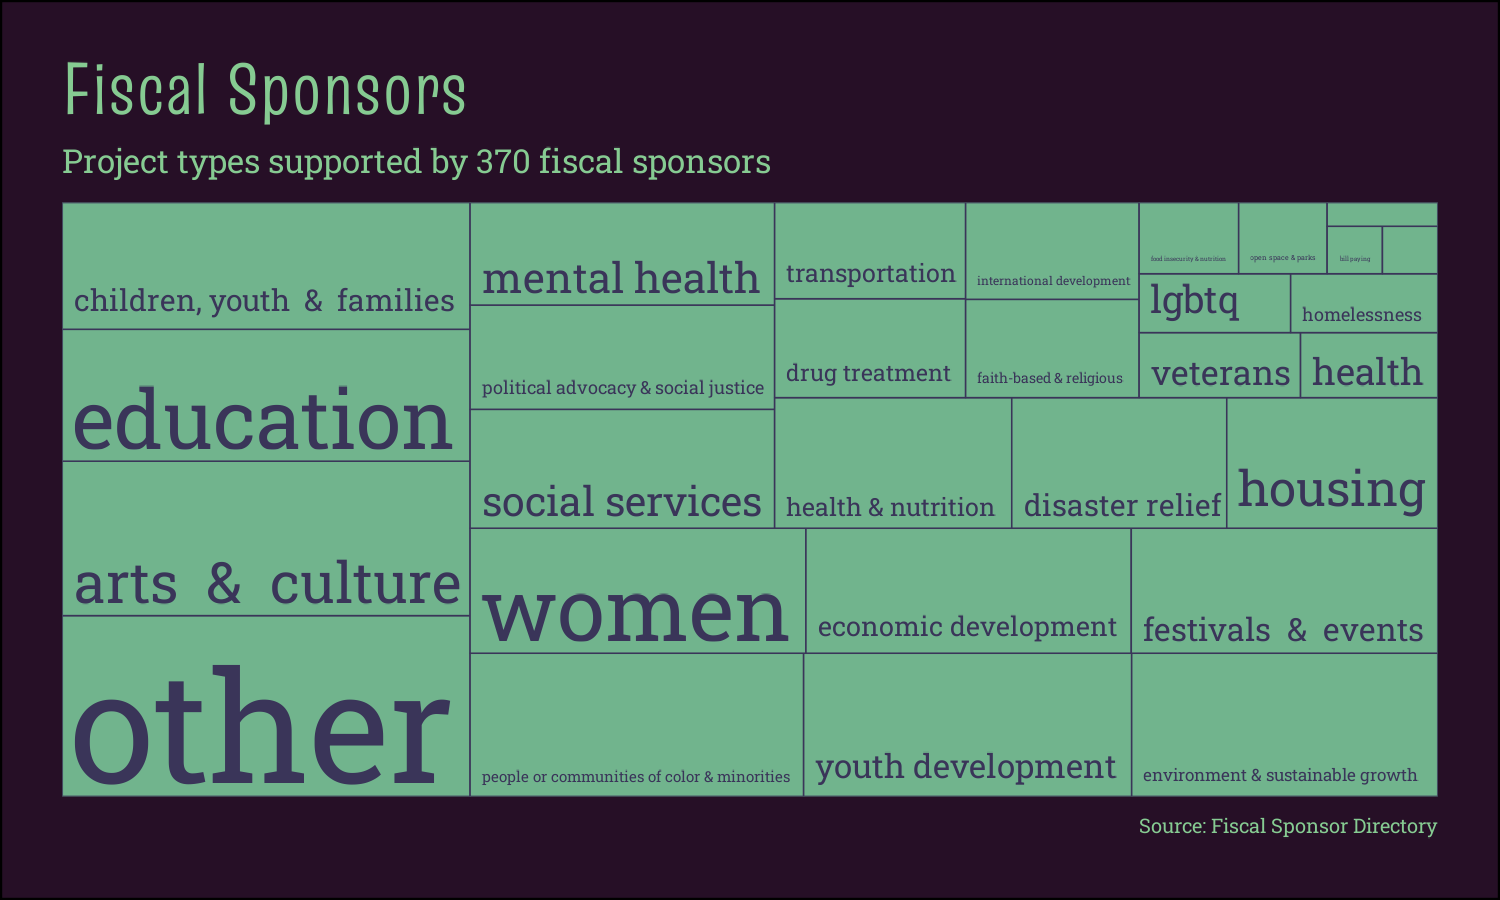

R code for this plot:

library(tidyverse)
library(treemapify)
library(showtext)

font_add_google("Truculenta", "truculenta")
font_add_google("Roboto Slab", "robotoslab")
showtext_auto()

fiscal_sponsor_directory <- readr::read_csv('https://raw.githubusercontent.com/rfordatascience/tidytuesday/master/data/2024/2024-03-12/fiscal_sponsor_directory.csv')
cols <- PrettyCols::prettycols("Sea")

bg <- cols[5]
txt <- cols[4]
ln <- cols[2]

data <- fiscal_sponsor_directory |>  
  select(project_types) |> 
  separate_rows(project_types, sep = '\\|') |> 
  mutate(project_types = str_remove(project_types, ":.+"),
         project_types = str_trim(project_types),
         project_types = str_to_lower(project_types),
         project_types = str_replace(project_types, "/|and", " & ")) |>
  drop_na() |>
  count(project_types, sort = TRUE) |> 
  mutate(project_types = if_else(n < 10, 'other', project_types)) |> 
  group_by(project_types) |>
  summarise(n = sum(n)) 

data |> 
  ggplot() +
  geom_treemap(aes(area = n),
               fill = cols[2],
               colour = cols[4],
               show.legend = FALSE) +
  geom_treemap_text(aes(area = n, label = project_types),
                    family = "robotoslab", grow = TRUE, 
                    colour = txt, place = "bottomleft") +
  labs(title = "Fiscal Sponsors",
       subtitle = "Project types supported by 370 fiscal sponsors",
       caption = "Source: Fiscal Sponsor Directory",
       x = NULL, y = NULL) +
  theme_minimal() +
  theme(
    text = element_text(colour = cols[1], lineheight = 0.3),
    plot.title = element_text(family = "truculenta", size = 55),
    plot.subtitle = element_text(family = "robotoslab", size = 25),
    plot.caption = element_text(family = "robotoslab", size = 15),
    plot.background = element_rect(fill = bg),
    plot.margin = margin(15, 15, 15, 15)
  )

ggsave(
  "./2024/2024-03-12/2024-03-12.png",
  bg = "white",
  width = 5,
  height = 3
)
